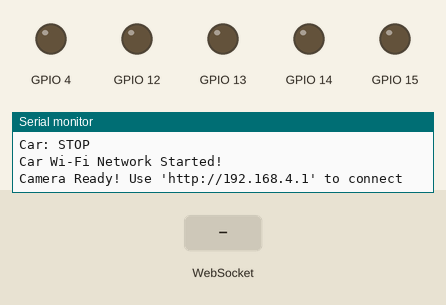
Bench run of a sketch on a simulated ESP32. On the bench: output pins drawn as LEDs (lit = HIGH), the last lines printed to the serial monitor. Inputs (shaded band) come from the test bench. The camera gives no picture.

Above: at 2.4 s.
2.5 s: WebSocket text "forward" received
At 3.7 s:
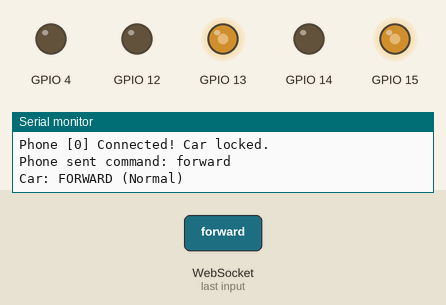
4.0 s: WebSocket text "led" received
5.5 s: WebSocket text "bright" received
Timing chart, 0 to 8.5 s (numbered marks = the images above; inputs shaded):
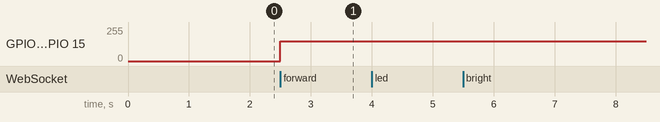

Measured:
- after the input at 2.5 s, GPIO 13, GPIO 15: 0/255 → 149/255 at once

The sketch:

RC_Car_Main.ino
```cpp
#include <Arduino.h>
#include "esp_camera.h"
#include <WiFi.h>
#include <WebSocketsServer.h>
#include <index.h>

// Initiate WebSocketServer using Port #82
WebSocketsServer webSocket = WebSocketsServer(82);

// ===========================
// Select camera model in board_config.h
// ===========================
#include "board_config.h"

// ===========================
// Hardcoded Factory Credentials
// Change this number for each car before flashing! (e.g., BYU-Car-2, BYU-Car-3)
// ===========================
const char *carSSID = "general182";

// ===========================
// Wi-Fi Channel Selection
// Use ONLY channels 1, 6, or 11 to prevent cars from lagging each other.
// Distribute evenly: e.g., Cars 1-3 on Ch 1, Cars 4-6 on Ch 6, Cars 7-10 on Ch 11.
// ===========================
const int wifiChannel = 1;

// ===========================
// Motor Driver Blueprint
// ===========================
struct MOTOR_PINS {
  int pinIN1;
  int pinIN2;
};

// ===========================
// Motor Pin Definitions
// ===========================

// Right Motor Channel (M1 & M2) -> Pins 13 & 12
MOTOR_PINS rightMotor = {13, 12};

// Left Motor Channel (M3 & M4) -> Pins 15 & 14
MOTOR_PINS leftMotor = {15, 14};

// ===========================
// Software Speed Governor
// ===========================
int maxSpeed = 150; // Scale from 0 (Stop) to 255 (Full Throttle). 150 is a safe indoor speed.

// ===========================
// Movement Functions (PWM Upgraded)
// ===========================
void stopCar() {
  ledcWrite(rightMotor.pinIN1, 0);
  ledcWrite(rightMotor.pinIN2, 0);
  ledcWrite(leftMotor.pinIN1, 0);
  ledcWrite(leftMotor.pinIN2, 0);
  Serial.println("Car: STOP");
}

void driveForward() {
  // Right side (M1 & M2) pushes forward
  ledcWrite(rightMotor.pinIN1, maxSpeed);
  ledcWrite(rightMotor.pinIN2, 0);

  // Left side (M3 & M4) pushes forward
  ledcWrite(leftMotor.pinIN1, maxSpeed);
  ledcWrite(leftMotor.pinIN2, 0);

  Serial.println("Car: FORWARD (Normal)");
}

void driveBackward() {
  ledcWrite(rightMotor.pinIN1, 0);
  ledcWrite(rightMotor.pinIN2, maxSpeed);
  ledcWrite(leftMotor.pinIN1, 0);
  ledcWrite(leftMotor.pinIN2, maxSpeed);
  Serial.println("Car: BACKWARD");
}

void turnRight() {
  ledcWrite(rightMotor.pinIN1, 0);
  ledcWrite(rightMotor.pinIN2, maxSpeed);
  ledcWrite(leftMotor.pinIN1, maxSpeed);
  ledcWrite(leftMotor.pinIN2, 0);
  Serial.println("Car: RIGHT");
}

void turnLeft() {
  ledcWrite(rightMotor.pinIN1, maxSpeed);
  ledcWrite(rightMotor.pinIN2, 0);
  ledcWrite(leftMotor.pinIN1, 0);
  ledcWrite(leftMotor.pinIN2, maxSpeed);
  Serial.println("Car: LEFT");
}

void startCameraServer();
void setupLedFlash();

// ===========================
// WebSocket Client Lock
// ===========================
int activeClient = -1; // -1 means the car is currently available

void webSocketEvent(uint8_t num, WStype_t type, uint8_t *payload, size_t length) {

  // 1. Handle Disconnections
  if (type == WStype_DISCONNECTED) {
    if (activeClient == num) {
      Serial.println("Driver disconnected. Car is now available.");
      activeClient = -1; // Free up the lock for the next student
      stopCar();         // SAFETY FEATURE: Hit the brakes if Wi-Fi drops!
    }
  }

  // 2. Handle New Connections
  else if (type == WStype_CONNECTED) {
    if (activeClient == -1) {
      activeClient = num; // Claim the lock
      Serial.printf("Phone [%u] Connected! Car locked.\n", num);
    } else {
      Serial.printf("Phone [%u] rejected. Car is already in use.\n", num);
      // Send an alert string to the rejected phone before dropping them
      webSocket.sendTXT(num, "ERROR: Car is currently in use by another student.");
      webSocket.disconnect(num); // Kick the intruder off the server
    }
  }

  // 3. Handle Driving Commands
  else if (type == WStype_TEXT) {
    // SECURITY CHECK: Ignore commands from anyone who isn't the active driver
    if (num != activeClient) return;

    String command = String((char*)payload);
    Serial.print("Phone sent command: ");
    Serial.println(command);

    int sepIndex = command.indexOf(':');

    // ==========================================
    // TYPE 1: SLIDER COMMANDS (Contains a ':')
    // ==========================================
    if (sepIndex > 0) {
      String cmdName = command.substring(0, sepIndex);
      int cmdValue = command.substring(sepIndex + 1).toInt();

      if (cmdName == "led") {
        int safeValue = map(cmdValue, 0, 255, 0, 40);
        ledcWrite(4, safeValue);
      }
      else if (cmdName == "bright") {
        sensor_t * s = esp_camera_sensor_get();
        s->set_brightness(s, cmdValue);
      }
      else if (cmdName == "contrast") {
        sensor_t * s = esp_camera_sensor_get();
        s->set_contrast(s, cmdValue);
      }
    }
    // ==========================================
    // TYPE 2: BUTTON COMMANDS (No ':')
    // ==========================================
    else {
      if (command == "forward") {
        driveForward();
      }
      else if (command == "backward") {
        driveBackward();
      }
      else if (command == "left") {
        turnLeft();
      }
      else if (command == "right") {
        turnRight();
      }
      else if (command == "stop") {
        stopCar();
      }
    }
  }
}

void setup() {
  Serial.begin(115200);
  Serial.setDebugOutput(true);
  Serial.println();

  camera_config_t config;
  config.ledc_channel = LEDC_CHANNEL_0;
  config.ledc_timer = LEDC_TIMER_0;
  config.pin_d0 = Y2_GPIO_NUM;
  config.pin_d1 = Y3_GPIO_NUM;
  config.pin_d2 = Y4_GPIO_NUM;
  config.pin_d3 = Y5_GPIO_NUM;
  config.pin_d4 = Y6_GPIO_NUM;
  config.pin_d5 = Y7_GPIO_NUM;
  config.pin_d6 = Y8_GPIO_NUM;
  config.pin_d7 = Y9_GPIO_NUM;
  config.pin_xclk = XCLK_GPIO_NUM;
  config.pin_pclk = PCLK_GPIO_NUM;
  config.pin_vsync = VSYNC_GPIO_NUM;
  config.pin_href = HREF_GPIO_NUM;
  config.pin_sccb_sda = SIOD_GPIO_NUM;
  config.pin_sccb_scl = SIOC_GPIO_NUM;
  config.pin_pwdn = PWDN_GPIO_NUM;
  config.pin_reset = RESET_GPIO_NUM;

  // --- STABILITY TUNE ---
  // 1. Clock Speed: Dropped from 20MHz to 10MHz to prevent hardware crashing
  config.xclk_freq_hz = 10000000;

  // 2. Resolution: Bumped to CIF (400x296) for better quality without lagging the D-Pad
  config.frame_size = FRAMESIZE_CIF;

  config.pixel_format = PIXFORMAT_JPEG;
  config.grab_mode = CAMERA_GRAB_LATEST;
  config.fb_location = CAMERA_FB_IN_PSRAM;

  // 3. JPEG Quality: Lowered to 12 for a sharper image (lower number = less compression)
  config.jpeg_quality = 12;
  config.fb_count = 2;

  // Fallback if the chip has bad memory
  if (!psramFound()) {
    config.frame_size = FRAMESIZE_QVGA;
    config.fb_location = CAMERA_FB_IN_DRAM;
    config.fb_count = 1;
  }

  // camera init
  esp_err_t err = esp_camera_init(&config);
  if (err != ESP_OK) {
    Serial.printf("Camera init failed with error 0x%x", err);
    return;
  }

  // Initialize motor pins as PWM speed outputs (1000 Hz, 8-bit resolution)
  ledcAttach(rightMotor.pinIN1, 1000, 8);
  ledcAttach(rightMotor.pinIN2, 1000, 8);
  ledcAttach(leftMotor.pinIN1, 1000, 8);
  ledcAttach(leftMotor.pinIN2, 1000, 8);

  // Ensure the car starts in a parked state
  stopCar();

  sensor_t *s = esp_camera_sensor_get();

  // --- THE AUTO-PILOT TUNE ---
  s->set_exposure_ctrl(s, 1); // Auto-Exposure ON (adapts to shadows/sunlight)
  s->set_aec2(s, 1);          // Advanced Auto-Exposure DSP ON
  s->set_whitebal(s, 1);      // Auto-White Balance ON (removes weird color tints)
  s->set_awb_gain(s, 1);      // Auto-White Balance Gain ON
  s->set_wb_mode(s, 0);       // Set White Balance Mode to standard Auto

// Setup LED FLash if LED pin is defined in camera_pins.h
#if defined(LED_GPIO_NUM)
  setupLedFlash();
#endif

  // --- Open Access Point (No Password) ---
  // Using NULL creates an open network. wifiChannel locks the broadcast frequency.
  WiFi.softAP(carSSID, NULL, wifiChannel);
  Serial.println("");
  Serial.println("Car Wi-Fi Network Started!");

  // --- BOOT FLASH ---
  // Blink the LED 3 times quickly at a safe brightness to signal the car is ready
  for(int i = 0; i < 3; i++) {
    ledcWrite(4, 25);
    delay(150);
    ledcWrite(4, 0);
    delay(150);
  }

  startCameraServer();

  // Initialize the Flash LED (Pin 4) for smooth brightness control (ESP32 Core v3.x)
  ledcAttach(4, 1000, 8); // Attach Pin 4, 1000 Hz, 8-bit (0-255)
  ledcWrite(4, 0);        // Start with the headlights OFF

  // Initialize the webSocket
  webSocket.begin();
  webSocket.onEvent(webSocketEvent);

  Serial.print("Camera Ready! Use 'http://");
  Serial.print(WiFi.softAPIP());
  Serial.println("' to connect");
}

void loop() {
  webSocket.loop(); // Constantly check for new commands
  delay(1);         // A tiny pause to keep the brain stable
}
```

index.h
```cpp
const char INDEX_HTML[] PROGMEM = R"rawliteral(
<!DOCTYPE html>
<html lang="en">
<head>
    <meta charset="UTF-8">
    <meta name="viewport" content="width=device-width, initial-scale=1.0">
    <title>BYU STEM Camp RC Car</title>
    <style>
        * { margin: 0; padding: 0; box-sizing: border-box; }
        :root { --byu-blue: #003478; --white: #ffffff; --light-gray: #f5f5f5; }
        body { background-color: var(--byu-blue); color: #333; font-family: sans-serif; display: flex; flex-direction: column; align-items: center; min-height: 100vh; }

        .header { background: var(--white); width: 100%; padding: 15px; text-align: center; border-bottom: 4px solid #0055B7; margin-bottom: 10px;}
        .header h1 { color: var(--byu-blue); font-size: 1.5em; }

        .container { background: var(--white); padding: 20px; border-radius: 12px; max-width: 600px; width: 95%; box-shadow: 0 4px 15px rgba(0,0,0,0.2); margin-bottom: 20px; }

        .video-box { width: 100%; background: #000; border: 3px solid var(--byu-blue); border-radius: 8px; aspect-ratio: 4/3; overflow: hidden; margin-bottom: 20px;}
        img#stream { width: 100%; height: 100%; object-fit: cover; }

        /* The D-Pad Layout */
        .controls { display: grid; grid-template-columns: repeat(3, 1fr); gap: 10px; max-width: 300px; margin: 0 auto 20px auto; }
        .controls button { padding: 20px 0; font-size: 1.2em; font-weight: bold; background: var(--byu-blue); color: white; border: none; border-radius: 8px; cursor: pointer; user-select: none; -webkit-user-select: none;}
        .controls button:active { background: #0055B7; transform: scale(0.95); }

        #btn-fwd { grid-column: 2; }
        #btn-left { grid-column: 1; }
        #btn-stop { grid-column: 2; background: #dc2626; }
        #btn-right { grid-column: 3; }
        #btn-rev { grid-column: 2; }

        /* Sliders Layout */
        .slider-group { background: var(--light-gray); padding: 15px; border-radius: 8px; margin-bottom: 15px; border-left: 4px solid var(--byu-blue); }
        .slider-row { display: flex; justify-content: space-between; align-items: center; margin-bottom: 10px; }
        .slider-row:last-child { margin-bottom: 0; }
        .slider-label { font-weight: bold; font-size: 0.9em; width: 100px; }
        input[type="range"] { flex-grow: 1; margin: 0 10px; cursor: pointer; }
        .slider-val { width: 30px; text-align: right; font-size: 0.9em; font-family: monospace; color: var(--byu-blue); font-weight: bold;}

        .status { text-align: center; font-size: 0.9em; color: #666; font-weight: bold; margin-top: 10px;}
    </style>
</head>
<body>

    <div class="header">
        <h1>RC Car Live Stream</h1>
        <p>BYU STEM Camp</p>
    </div>

    <div class="container">
        <div class="video-box">
            <img id="stream" src="" alt="Live Video">
        </div>

        <div class="controls">
            <div></div>
            <button id="btn-fwd">▲</button>
            <div></div>
            <button id="btn-left">◀</button>
            <button id="btn-stop">■</button>
            <button id="btn-right">▶</button>
            <div></div>
            <button id="btn-rev">▼</button>
            <div></div>
        </div>

        <div class="slider-group">
            <div class="slider-row">
                <span class="slider-label">Headlights</span>
                <input type="range" id="led-slider" min="0" max="40" value="0">
                <span class="slider-val" id="led-val">0</span>
            </div>
            <div class="slider-row">
                <span class="slider-label">Brightness</span>
                <input type="range" id="bright-slider" min="-2" max="2" value="0">
                <span class="slider-val" id="bright-val">0</span>
            </div>
            <div class="slider-row">
                <span class="slider-label">Contrast</span>
                <input type="range" id="contrast-slider" min="-2" max="2" value="0">
                <span class="slider-val" id="contrast-val">0</span>
            </div>
        </div>

        <div class="status" id="ws-status">Connecting to Car...</div>
    </div>

    <script>
        window.onload = function() {
            var streamUrl = window.location.protocol + '//' + window.location.hostname + ':81/stream';
            document.getElementById('stream').src = streamUrl;
        };

        var ws;
        var statusText = document.getElementById('ws-status');

        function connectWebSocket() {
            ws = new WebSocket('ws://' + window.location.hostname + ':82/');

            ws.onopen = function() {
                statusText.innerText = "Car Connected & Ready!";
                statusText.style.color = "green";
            };

            ws.onclose = function() {
                statusText.innerText = "Connection Lost. Reconnecting...";
                statusText.style.color = "red";
                setTimeout(connectWebSocket, 2000);
            };

            // Catch error messages sent from the ESP32 (e.g., Car already in use)
            ws.onmessage = function(event) {
                if (typeof event.data === "string" && event.data.startsWith("ERROR:")) {
                    alert(event.data); // Pops up the error on the phone screen
                }
            };
        }
        connectWebSocket();

        function sendCommand(cmd) {
            if (ws && ws.readyState === WebSocket.OPEN) {
                ws.send(cmd);
            }
        }

        // D-Pad Listeners
        const btns = ['fwd', 'rev', 'left', 'right'];
        const actions = ['forward', 'backward', 'left', 'right'];

        btns.forEach((id, index) => {
            let el = document.getElementById('btn-' + id);
            let action = actions[index];
            el.addEventListener('mousedown', () => sendCommand(action));
            el.addEventListener('touchstart', (e) => { e.preventDefault(); sendCommand(action); });
            el.addEventListener('mouseup', () => sendCommand('stop'));
            el.addEventListener('touchend', (e) => { e.preventDefault(); sendCommand('stop'); });
        });

        let stopBtn = document.getElementById('btn-stop');
        stopBtn.addEventListener('click', () => sendCommand('stop'));
        stopBtn.addEventListener('touchstart', (e) => { e.preventDefault(); sendCommand('stop'); });

        // Slider Listeners
        function setupSlider(id, cmdPrefix) {
            let slider = document.getElementById(id + '-slider');
            let display = document.getElementById(id + '-val');
            slider.addEventListener('input', function() {
                display.innerText = this.value;
                sendCommand(cmdPrefix + ':' + this.value);
            });
        }

        setupSlider('led', 'led');
        setupSlider('bright', 'bright');
        setupSlider('contrast', 'contrast');
    </script>
</body>
</html>
)rawliteral";
```

board_config.h
```cpp
#ifndef BOARD_CONFIG_H
#define BOARD_CONFIG_H

//
// WARNING!!! PSRAM IC required for UXGA resolution and high JPEG quality
//            Ensure ESP32 Wrover Module or other board with PSRAM is selected
//            Partial images will be transmitted if image exceeds buffer size
//
//            You must select partition scheme from the board menu that has at least 3MB APP space.

// ===================
// Select camera model
// ===================
//#define CAMERA_MODEL_WROVER_KIT // Has PSRAM
//#define CAMERA_MODEL_ESP_EYE  // Has PSRAM
//#define CAMERA_MODEL_ESP32S3_EYE // Has PSRAM
//#define CAMERA_MODEL_M5STACK_PSRAM // Has PSRAM
//#define CAMERA_MODEL_M5STACK_V2_PSRAM // M5Camera version B Has PSRAM
//#define CAMERA_MODEL_M5STACK_WIDE // Has PSRAM
//#define CAMERA_MODEL_M5STACK_ESP32CAM // No PSRAM
//#define CAMERA_MODEL_M5STACK_UNITCAM // No PSRAM
//#define CAMERA_MODEL_M5STACK_CAMS3_UNIT  // Has PSRAM
#define CAMERA_MODEL_AI_THINKER // Has PSRAM
//#define CAMERA_MODEL_TTGO_T_JOURNAL // No PSRAM
//#define CAMERA_MODEL_XIAO_ESP32S3 // Has PSRAM
// ** Espressif Internal Boards **
//#define CAMERA_MODEL_ESP32_CAM_BOARD
//#define CAMERA_MODEL_ESP32S2_CAM_BOARD
//#define CAMERA_MODEL_ESP32S3_CAM_LCD
//#define CAMERA_MODEL_DFRobot_FireBeetle2_ESP32S3 // Has PSRAM
//#define CAMERA_MODEL_DFRobot_Romeo_ESP32S3 // Has PSRAM
#include "camera_pins.h"

#endif  // BOARD_CONFIG_H
```

Source omitted: camera_pins.h (7925 bytes)
